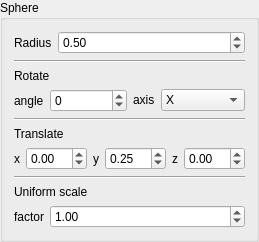
                    <widget class="QGroupBox" name="sphere_group_box">
                     <property name="locale">
                      <locale language="English" country="UnitedStates"/>
                     </property>
                     <property name="title">
                      <string>Sphere</string>
                     </property>
                     <layout class="QVBoxLayout" name="verticalLayout_4">
                      <item>
                       <layout class="QGridLayout" name="sphere_radius_box">
                        <item row="0" column="0">
                         <layout class="QFormLayout" name="sphere_radius_values">
                          <item row="0" column="0">
                           <widget class="QLabel" name="sphere_radius_label">
                            <property name="locale">
                             <locale language="English" country="UnitedStates"/>
                            </property>
                            <property name="text">
                             <string>Radius</string>
                            </property>
                           </widget>
                          </item>
                          <item row="0" column="1">
                           <widget class="QDoubleSpinBox" name="sphere_radius">
                            <property name="locale">
                             <locale language="English" country="UnitedStates"/>
                            </property>
                            <property name="minimum">
                             <double>0.100000000000000</double>
                            </property>
                            <property name="value">
                             <double>0.500000000000000</double>
                            </property>
                           </widget>
                          </item>
                         </layout>
                        </item>
                       </layout>
                      </item>
                      <item>
                       <widget class="Line" name="line_7">
                        <property name="locale">
                         <locale language="English" country="UnitedStates"/>
                        </property>
                        <property name="orientation">
                         <enum>Qt::Horizontal</enum>
                        </property>
                       </widget>
                      </item>
                      <item>
                       <layout class="QGridLayout" name="sphere_rotate_box">
                        <item row="0" column="0">
                         <widget class="QLabel" name="sphere_rotate_box_label">
                          <property name="locale">
                           <locale language="English" country="UnitedStates"/>
                          </property>
                          <property name="text">
                           <string>Rotate</string>
                          </property>
                         </widget>
                        </item>
                        <item row="1" column="0">
                         <layout class="QGridLayout" name="sphere_rotate_values">
                          <item row="0" column="0">
                           <layout class="QFormLayout" name="sphere_rotate_angle_box">
                            <item row="0" column="0">
                             <widget class="QLabel" name="sphere_rotate_angle_label">
                              <property name="locale">
                               <locale language="English" country="UnitedStates"/>
                              </property>
                              <property name="text">
                               <string>angle</string>
                              </property>
                             </widget>
                            </item>
                            <item row="0" column="1">
                             <widget class="QSpinBox" name="sphere_angle">
                              <property name="locale">
                               <locale language="English" country="UnitedStates"/>
                              </property>
                              <property name="minimum">
                               <number>-360</number>
                              </property>
                              <property name="maximum">
                               <number>360</number>
                              </property>
                             </widget>
                            </item>
                           </layout>
                          </item>
                          <item row="0" column="1">
                           <layout class="QFormLayout" name="formLayout_20">
                            <item row="0" column="0">
                             <widget class="QLabel" name="sphere_rotate_axis_label">
                              <property name="locale">
                               <locale language="English" country="UnitedStates"/>
                              </property>
                              <property name="text">
                               <string>axis</string>
                              </property>
                             </widget>
                            </item>
                            <item row="0" column="1">
                             <widget class="QComboBox" name="sphere_axis">
                              <property name="enabled">
                               <bool>true</bool>
                              </property>
                              <property name="locale">
                               <locale language="English" country="UnitedStates"/>
                              </property>
                              <item>
                               <property name="text">
                                <string>X</string>
                               </property>
                              </item>
                              <item>
                               <property name="text">
                                <string>Y</string>
                               </property>
                              </item>
                              <item>
                               <property name="text">
                                <string>Z</string>
                               </property>
                              </item>
                             </widget>
                            </item>
                           </layout>
                          </item>
                         </layout>
                        </item>
                       </layout>
                      </item>
                      <item>
                       <widget class="Line" name="line_14">
                        <property name="locale">
                         <locale language="English" country="UnitedStates"/>
                        </property>
                        <property name="orientation">
                         <enum>Qt::Horizontal</enum>
                        </property>
                       </widget>
                      </item>
                      <item>
                       <layout class="QGridLayout" name="sphere_translate_box">
                        <item row="1" column="0">
                         <layout class="QGridLayout" name="sphere_translate_values_box">
                          <item row="0" column="0">
                           <layout class="QFormLayout" name="sphere_translate_x_box">
                            <item row="0" column="0">
                             <widget class="QLabel" name="sphere_translate_x_label">
                              <property name="locale">
                               <locale language="English" country="UnitedStates"/>
                              </property>
                              <property name="text">
                               <string>x</string>
                              </property>
                             </widget>
                            </item>
                            <item row="0" column="1">
                             <widget class="QDoubleSpinBox" name="sphere_translate_x">
                              <property name="locale">
                               <locale language="English" country="UnitedStates"/>
                              </property>
                              <property name="minimum">
                               <double>-99.000000000000000</double>
                              </property>
                             </widget>
                            </item>
                           </layout>
                          </item>
                          <item row="0" column="2">
                           <layout class="QFormLayout" name="sphere_translate_z_box">
                            <item row="0" column="1">
                             <widget class="QDoubleSpinBox" name="sphere_translate_z">
                              <property name="locale">
                               <locale language="English" country="UnitedStates"/>
                              </property>
                              <property name="minimum">
                               <double>-99.000000000000000</double>
                              </property>
                             </widget>
                            </item>
                            <item row="0" column="0">
                             <widget class="QLabel" name="sphere_translate_z_label">
                              <property name="locale">
                               <locale language="English" country="UnitedStates"/>
                              </property>
                              <property name="text">
                               <string>z</string>
                              </property>
                             </widget>
                            </item>
                           </layout>
                          </item>
                          <item row="0" column="1">
                           <layout class="QFormLayout" name="sphere_translate_y_box">
                            <item row="0" column="0">
                             <widget class="QLabel" name="sphere_translate_y_label">
                              <property name="locale">
                               <locale language="English" country="UnitedStates"/>
                              </property>
                              <property name="text">
                               <string>y</string>
                              </property>
                             </widget>
                            </item>
                            <item row="0" column="1">
                             <widget class="QDoubleSpinBox" name="sphere_translate_y">
                              <property name="locale">
                               <locale language="English" country="UnitedStates"/>
                              </property>
                              <property name="minimum">
                               <double>-99.000000000000000</double>
                              </property>
                              <property name="value">
                               <double>0.250000000000000</double>
                              </property>
                             </widget>
                            </item>
                           </layout>
                          </item>
                         </layout>
                        </item>
                        <item row="0" column="0">
                         <widget class="QLabel" name="sphere_translate_box_label">
                          <property name="locale">
                           <locale language="English" country="UnitedStates"/>
                          </property>
                          <property name="text">
                           <string>Translate</string>
                          </property>
                         </widget>
                        </item>
                       </layout>
                      </item>
                      <item>
                       <widget class="Line" name="line_8">
                        <property name="locale">
                         <locale language="English" country="UnitedStates"/>
                        </property>
                        <property name="orientation">
                         <enum>Qt::Horizontal</enum>
                        </property>
                       </widget>
                      </item>
                      <item>
                       <layout class="QGridLayout" name="sphere_scale_box">
                        <item row="0" column="0">
                         <widget class="QLabel" name="sphere_scale_box_label">
                          <property name="locale">
                           <locale language="English" country="UnitedStates"/>
                          </property>
                          <property name="text">
                           <string>Uniform scale</string>
                          </property>
                         </widget>
                        </item>
                        <item row="1" column="0">
                         <layout class="QFormLayout" name="sphere_scale_box_2">
                          <item row="0" column="0">
                           <widget class="QLabel" name="sphere_scale_label">
                            <property name="locale">
                             <locale language="English" country="UnitedStates"/>
                            </property>
                            <property name="text">
                             <string>factor</string>
                            </property>
                           </widget>
                          </item>
                          <item row="0" column="1">
                           <widget class="QDoubleSpinBox" name="sphere_scale_factor">
                            <property name="locale">
                             <locale language="English" country="UnitedStates"/>
                            </property>
                            <property name="minimum">
                             <double>0.100000000000000</double>
                            </property>
                            <property name="maximum">
                             <double>5.000000000000000</double>
                            </property>
                            <property name="value">
                             <double>1.000000000000000</double>
                            </property>
                           </widget>
                          </item>
                         </layout>
                        </item>
                       </layout>
                      </item>
                     </layout>
                    </widget>
